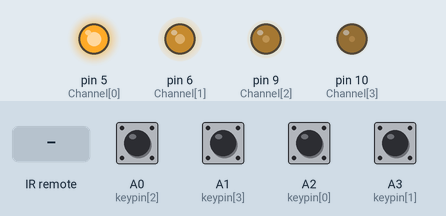
Simulated run of this sketch. Board: Arduino Uno, built with avr-gcc and run on an emulated ATmega328P. Parts: output pins drawn as LEDs (lit = HIGH). Dashed ring = blinking. The inputs (shaded band) are chosen by the test bench; at power-on: A0 (keypin[2]), A1 (keypin[3]), A2 (keypin[0]), A3 (keypin[1]) HIGH.

Above: at 1.2 s.
1.3 s: infrared code 0x216408F7 received
At 1.55 s:
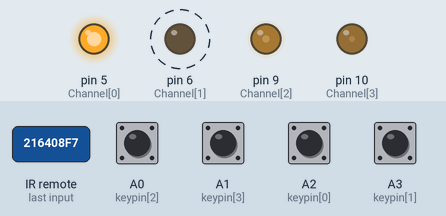
3.1 s: A0 (keypin[2]) pulled LOW for 1 s
At 5.2 s:
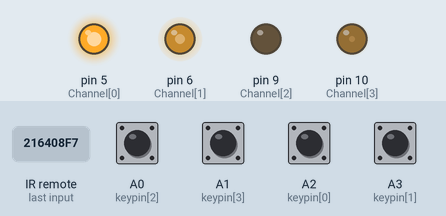
5.6 s: A1 (keypin[3]) pulled LOW for 0.15 s
At 6.5 s:
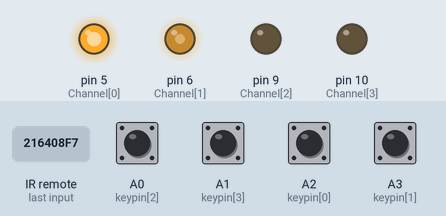
7.2 s: A2 (keypin[0]) pulled LOW for 0.15 s
At 7.7 s:
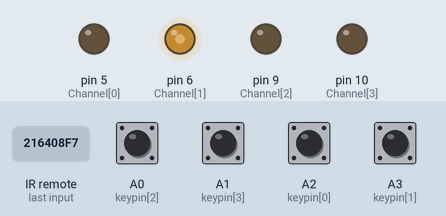
8.8 s: A0 (keypin[2]) pulled LOW for 0.15 s
At 10.0 s:
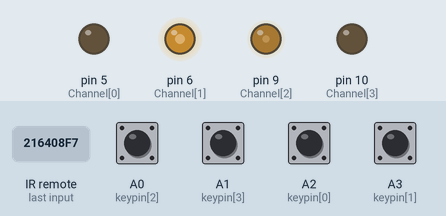
10.4 s: A3 (keypin[1]) pulled LOW for 1 s
At 10.77 s:
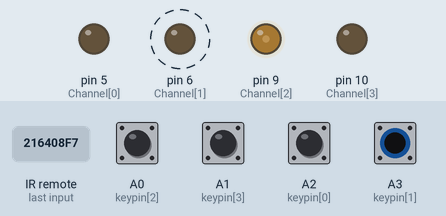
Timing chart, 0 to 13.4 s (numbered marks = the images above; inputs shaded):
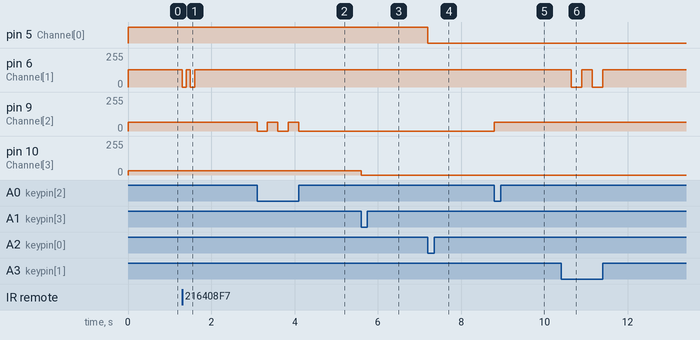

Measured:
- after the input at 1.3 s, pin 6 (Channel[1]): alternates 128/255 for 0.10 s and 0/255 for 0.10 s, 4 changes in all, then stays 128/255, starting at once
- after the input at 3.1 s, pin 9 (Channel[2]): alternates 64/255 for 0.25 s and 0/255 for 0.25 s, 5 changes in all, then stays 0/255, starting at once
- after the input at 5.6 s, pin 10 (Channel[3]): 32/255 → 0/255 at once
- after the input at 7.2 s, pin 5 (Channel[0]): HIGH → LOW at once
- after the input at 8.8 s, pin 9 (Channel[2]): 0/255 → 64/255 at once
- after the input at 10.4 s, pin 6 (Channel[1]): alternates 128/255 for 0.25 s and 0/255 for 0.25 s, 4 changes in all, then stays 128/255, starting after 0.25 s

The sketch:

Final.ino
```cpp
// (licence header left out)
#include <IRremote.h>

//#define auxpin1 A5
//#define auxpin2 A4


int keypin[] = {A2, A3, A0, A1};

unsigned long keylast[] = {0,0,0,0};

// Channel 1-6 using PWM pins 3,5,6,9,10,11
int Channel[] = {5,6,9,10};

// Set initial power state for each channel
int ChannelState[] = {HIGH,LOW,HIGH,HIGH};
int ChannelValue[] = {255,128,64,32};

int key;


IRrecv irrecv(13);
decode_results results;

// Eizo remote
#define PowerCycle 560208103      //Power
#define IncreasePWM 560263183     //Volume +
#define DecreasePWM 560255023     //Volume -
#define NextLED 560204023         //PC
#define PreviousLED 560226973     //HDMI
#define Repeat 4294967295         //Any key hold down for a few sec
#define Quater 560260123          //Bright -
#define ThreeQuater 560243803     //Arrow up
#define Half 560227483            //Arrow down
#define Full 560207083            //Bright +
//#define Effects 560244313         //Smart
//#define TT 560257573              //EcoView
#define SinglePowerOn 560244313   //Smart
#define SinglePowerOff 560224423   //Mute

uint32_t LastCode = 0;
uint32_t CurrentCode = 0;
int SelectedLED = 0;
// 1 = on, 0 = off
int PowerCycleState = 1;


void setup() {

  //Serial.begin(9600);
  //Serial.println("Hello world");

  // IR Receiver
  irrecv.enableIRIn();

  for (int a=0;a<4;a++){
    pinMode(Channel[a], OUTPUT);
    analogWrite(Channel[a], ChannelValue[a]);

    pinMode(keypin[a], INPUT_PULLUP);
  }

}


void loop() {
  // Do nothing
  for (int a=0;a<4;a++){
    key = digitalRead(keypin[a]);
    if(key == LOW)
    {
      keypress(a);
      //Serial.print("Key ");
      //Serial.println(a+1);
    }
  }


  // listen to IR receiver
  if (irrecv.decode(&results)) {

    if (results.value != Repeat)
    {
      LastCode = results.value;
    }

    //Serial.print(LastCode, HEX);
    //Serial.print(" -- ") ;
    //Serial.println(LastCode, DEC);


    switch (LastCode) {

    case PowerCycle:
        //Serial.println("pwr cycle") ;
        if (PowerCycleState == 0)
        {
          analogWrite(Channel[0], ChannelValue[0]);
          analogWrite(Channel[1], ChannelValue[1]);
          analogWrite(Channel[2], ChannelValue[2]);
          analogWrite(Channel[3], ChannelValue[3]);
          PowerCycleState = 1;
        }
        else
        {
          analogWrite(Channel[0], 0);
          analogWrite(Channel[1], 0);
          analogWrite(Channel[2], 0);
          analogWrite(Channel[3], 0);
          PowerCycleState = 0;
        }
        break;
    case IncreasePWM:
        //Serial.println("pwn up") ;
        if (ChannelValue[SelectedLED] + 5 >= 255)
        {
          ChannelValue[SelectedLED] = 255;
        }
        else
        {
          ChannelValue[SelectedLED] = ChannelValue[SelectedLED] + 5;
        }
        analogWrite(Channel[SelectedLED], ChannelValue[SelectedLED]);
        break;
    case DecreasePWM:
        //Serial.println("pwn down");
        if (ChannelValue[SelectedLED] - 5 <= 0)
        {
          ChannelValue[SelectedLED] = 0;
        }
        else
        {
          ChannelValue[SelectedLED] = ChannelValue[SelectedLED] - 5;
        }
        analogWrite(Channel[SelectedLED], ChannelValue[SelectedLED]);
        break;
    case NextLED:
        //Serial.print("next LED = ");
        if (SelectedLED < 3)
        {
          SelectedLED++;
        }
        else
        {
          SelectedLED = 0;
        }
        //Serial.println(SelectedLED);
        // indicate the selected LED
        BlinkFunction(SelectedLED);
        analogWrite(Channel[SelectedLED], ChannelValue[SelectedLED]);
        break;
    case PreviousLED:
        //Serial.print("prev LED = ") ;
        if (SelectedLED > 0)
        {
          SelectedLED--;
        }
        else
        {
          SelectedLED = 3;
        }
        //Serial.println(SelectedLED);
        // indicate the selected LED
        BlinkFunction(SelectedLED);
        analogWrite(Channel[SelectedLED], ChannelValue[SelectedLED]);
        break;
    case Quater:
        //Serial.println("set 1/4") ;
        ChannelValue[SelectedLED] = 64;
        analogWrite(Channel[SelectedLED], ChannelValue[SelectedLED]);
        break;
    case ThreeQuater:
        //Serial.println("set 3/4") ;
        ChannelValue[SelectedLED] =  196;
        analogWrite(Channel[SelectedLED], ChannelValue[SelectedLED]);
        break;
    case Half:
        //Serial.println("set Half") ;
        ChannelValue[SelectedLED] = 128;
        analogWrite(Channel[SelectedLED], ChannelValue[SelectedLED]);
        break;
    case Full:
        //Serial.println("set Full") ;
        ChannelValue[SelectedLED] = 255;
        analogWrite(Channel[SelectedLED], ChannelValue[SelectedLED]);
        break;
    case SinglePowerOn:
        ChannelValue[SelectedLED] = 255;
        analogWrite(Channel[SelectedLED], ChannelValue[SelectedLED]);
        break;
    case SinglePowerOff:
        ChannelValue[SelectedLED] = 0;
        analogWrite(Channel[SelectedLED], ChannelValue[SelectedLED]);
        break;
    default:
        break;
    }

    delay(100);
    irrecv.resume(); // Continue receiving
  }

}


void keypress(int key)
{
  //Serial.println("IWH2");
  //Serial.println(key);
  //Serial.println(ChannelState[key]);
  //Serial.println(ChannelValue[key]);
  //Serial.println(keylast[key]);

  if (keylast[key] + 250 <= millis())
  {
    if (ChannelState[key] == HIGH)
    {
      analogWrite(Channel[key], 0);
      ChannelState[key] = LOW;
    }
    else
    {
      analogWrite(Channel[key], ChannelValue[key]);
      ChannelState[key] = HIGH;
    }
    keylast[key] = millis();
  }
}

void BlinkFunction(int pin){
  int de = 100;
  analogWrite(Channel[pin], 0);
  delay(de);
  analogWrite(Channel[pin], 128);
  delay(de);
  analogWrite(Channel[pin], 0);
  delay(de);
  analogWrite(Channel[pin], 128);
  delay(de);
}
```
